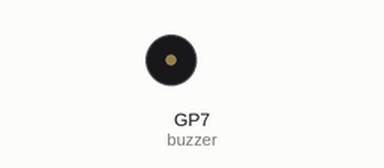
Recording of a program running on a simulated Raspberry Pi Pico running MicroPython. Shown: buzzer (waves = sounding). At 12.2 s the program stops and its outputs stay as they are.

Above: at 0.1 s.
At 5.7 s:
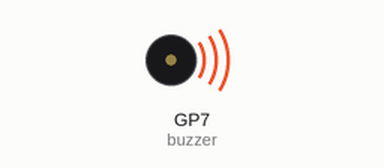
Timing chart, 0 to 13.6 s (numbered marks = the images above):
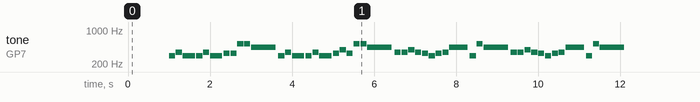

The program:

music.py
```python
from machine import Pin, PWM
from utime import sleep

# =============================================================
# --- Buzzer Setup ---
# =============================================================
buzzer = PWM(Pin(7))                  # Passive buzzer on GP7 uses PWM to generate tones

# =============================================================
# --- Note Frequencies (Hz) - D minor scale, octave 4 ---
# =============================================================
# Each note name maps to its frequency in Hz
notes = {
    'D':  293.66,
    'E':  329.63,
    'F':  349.23,
    'G':  392.00,
    'A':  440.00,
    'Bb': 466.16,
    'C':  523.25,
}

# =============================================================
# --- Tempo Definitions ---
# =============================================================
BPM = 180                             # Song of Storms is fast and energetic
Q   = 60 / BPM                        # Quarter note duration in seconds
E   = Q / 2                           # Eighth note
H   = Q * 2                           # Half note
DQ  = Q * 1.5                         # Dotted quarter note

# =============================================================
# --- Melody and Matching Note Lengths ---
# =============================================================
# Each entry in melody matches the duration at the same index in lengths
melody = [
    'D',  'F',  'D',                  # Main motif
    'D',  'F',  'D',                  # Repeat of motif
    'E',  'E',                        # Rising step
    'C',  'C',                        # Falling step
    'A',                              # Anchor note held
    'D',  'F',  'D',                  # Motif again
    'D',  'F',  'D',                  # Repeat
    'E',  'G',  'E',                  # Second phrase rising
    'C',  'C',                        # Falling back
    'A',                              # Anchor held
    'F',  'F',  'G',  'F',  'E',     # Running melody passage
    'D',  'E',  'F',  'A',           # Ascending run
    'D',  'C',  'A',                  # Descending resolution
    'F',  'F',  'G',  'F',  'E',     # Running passage repeat
    'D',  'E',  'F',  'A',           # Ascending run repeat
    'D',  'C',  'A',                  # Final resolution
]

lengths = [
    E,  E,  Q,                        # Main motif
    E,  E,  Q,                        # Repeat
    E,  E,                            # Rising
    E,  E,                            # Falling
    H,                                # Anchor held
    E,  E,  Q,                        # Motif again
    E,  E,  Q,                        # Repeat
    E,  E,  E,                        # Second phrase
    E,  E,                            # Falling
    H,                                # Anchor held
    E,  E,  E,  E,  E,               # Running passage
    E,  E,  E,  DQ,                  # Ascending run
    E,  E,  H,                        # Resolution
    E,  E,  E,  E,  E,               # Running repeat
    E,  E,  E,  DQ,                  # Ascending repeat
    E,  E,  H,                        # Final resolution
]

# =============================================================
# --- Play Note Function ---
# =============================================================
def play_note(freq, duration):
    # Set PWM frequency to the note frequency and 50% duty cycle for clean tone
    buzzer.freq(int(freq))
    buzzer.duty_u16(32768)            # 50% duty cycle (32768 out of 65535)
    sleep(duration * 0.9)             # Play for 90% of duration to add slight gap between notes
    buzzer.duty_u16(0)                # Silence buzzer between notes
    sleep(duration * 0.1)            # 10% gap so notes dont blur together

# =============================================================
# --- Main: Play Song of Storms ---
# =============================================================
sleep(1)                              # Brief pause before starting

for i in range(len(melody)):
    note_name = melody[i]             # Get the note name string
    duration  = lengths[i]            # Get the matching duration
    freq      = notes[note_name]      # Look up frequency from dictionary
    play_note(freq, duration)         # Play it

buzzer.deinit()                       # Release PWM resource when done
```

Measured:
- by itself, tone on GP7 (buzzer): plays 293 Hz for 0.15 s, 349 Hz for 0.15 s, 293 Hz for 0.30 s, 293 Hz for 0.15 s, 349 Hz for 0.15 s, 293 Hz for 0.30 s … (47 notes in this stretch)
